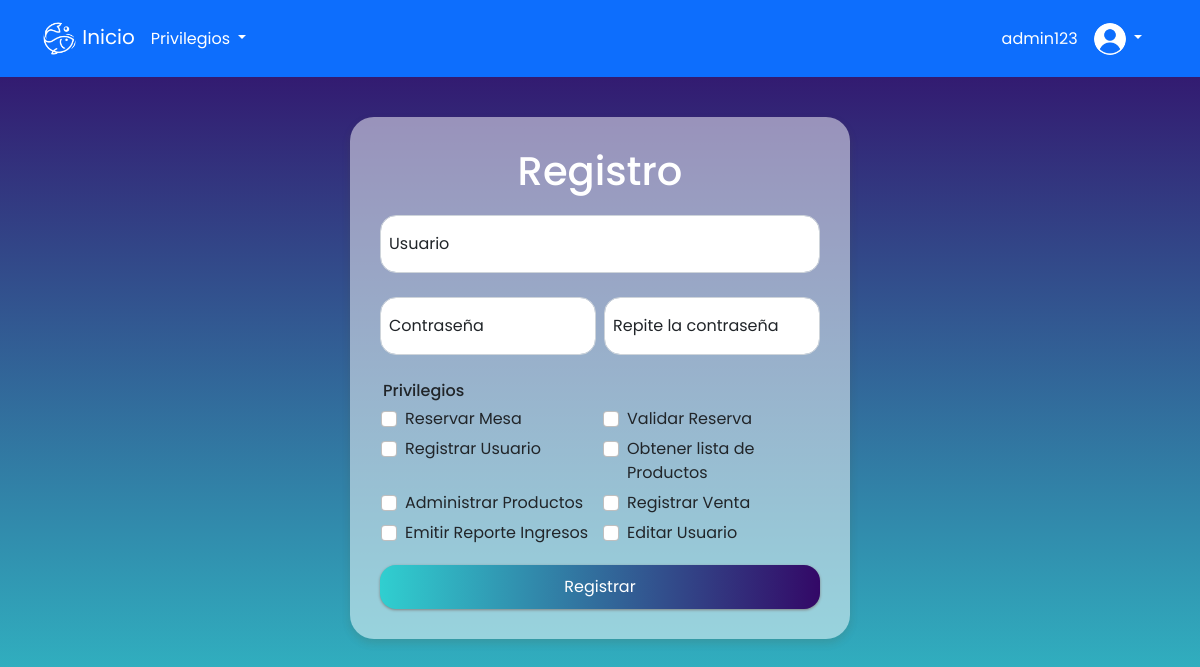
Page /shared/formPrincipal.php?btnRegistrarUsuario=true (signed in) on the committed database.
### tables this page shows
CREATE TABLE `privilegios` (
  `idPrivilegio` int(11) NOT NULL,
  `nombrePrivilegios` varchar(255) DEFAULT NULL
);

### registrarUsuario/controlRegistrarUsuario.php (called while the page is built, shortened)
<?php
class controlRegistrarUsuario{
    public function listarPrivilegio(){
        include_once("../modelo/entidadPrivilegio.php");
        $objUsuario = new entidadPrivilegio;
        $privilegios = $objUsuario->obtenerAllPrivilegios();
        include_once("../registrarUsuario/formRegistrarUsuario.php");
        $obj = new formRegistrarUsuario;
        $obj->formRegistrarUsuarioShow($privilegios);
    }
}
?>

### modelo/entidadPrivilegio.php (called while the page is built, shortened)
<?php
class entidadPrivilegio{
    public function obtenerAllPrivilegios(){
        $connection = conexionSingleton::getInstance();
        $con = $connection->getConnection();
        $sql = "SELECT nombrePrivilegios AS privilegio
        FROM privilegios";
        $query = mysqli_query($con, $sql);
        $resultados = array();
        while ($fila=mysqli_fetch_array($query, MYSQLI_ASSOC)) {
            $resultados[] = $fila;
        }
        if($query){
            return $resultados;
        }
    }
}
?>

### registrarUsuario/formRegistrarUsuario.php (the view, shortened to what this page needs)
<?php
include_once("../shared/navbar.php");
class formRegistrarUsuario extends navbar{
    public function formRegistrarUsuarioShow($privilegios, $enlace = "../registrarUsuario/getRegistrarUsuario.php"){
?>
    <!DOCTYPE html>
    <html lang="es">
    <head>
        <link href="https://cdn.jsdelivr.net/npm/bootstrap@5.0.2/dist/css/bootstrap.min.css" rel="stylesheet">
    </head>
    <body>
        <div class="background-container">
            <div class="col-md-5 container-form ">
                <h1 class="titulo">Registro</h1>
                <form action="<?=$enlace?>" method="POST" class="row g-2">
                    <div class="form-floating mb-3">
                        <input type="text" class="form-control input-container" id="usuario" placeholder="usuario" name="usuario">
                        <label for="usuario">Usuario</label>
                    </div>
                    <div class="form-floating mb-3 col-md-6">
                        <input type="password" class="form-control input-container" id="password" placeholder="password" name="password">
                        <label for="password">Contraseña</label>
                    </div>
                    <div class="form-floating mb-3 col-md-6">
                        <input type="password" class="form-control input-container" id="nombre" placeholder="nombre" name="repassword">
                        <label for="nombre">Repite la contraseña</label>
                    </div>
                    <div class="row g-1 privilegio-container">
                        <span class="title-privilegios">Privilegios</span>
                        <?php
                            for ($i=0; $i < count($privilegios); $i++) {
                        ?>
                            <div class="form-check col-md-6">
                                <input class="form-check-input" type="checkbox" name="privilegio[<?=$i?>]" value="<?=$privilegios[$i]["privilegio"]?>" id="privilegio<?=$i+1?>">
                                <label class="form-check-label" for="privilegio<?=$i+1?>"><?=$privilegios[$i]["privilegio"]?></label>
                            </div>
                        <?php
                            }
                        ?>
                    </div>
                    <div class="d-grid gap-2">
                        <input type="submit" class="btn btn-primary btnEnviar" name="btnEnviar" value="Registrar">
                    </div>
                    <link rel="stylesheet" href="../registrarUsuario/registrarUsuario.css?v=<?php echo(rand()); ?>" />
                </form>
            </div>
        </div>
    </body>
    </html>
<?php
    }
}
?>

### registrarUsuario/registrarUsuario.css (style rules this page uses)
body { background-image: linear-gradient(to top, #30cfd0 0%, #330867 100%); background-size: cover; background-repeat: no-repeat; background-position: center; background-attachment: fixed; }
* { font-family: 'Poppins', sans-serif; font-weight: 400; }
.titulo { color: white; text-align: center; margin-bottom: 20px; font-weight: 500; }
.container-form { margin: 0 auto; margin-top: 40px; padding: 30px; background-color: rgba(255, 255, 255, 0.5); box-shadow: 0px 4px 8px rgb(89 73 30 / 16%); border-radius: 1.5em; }
.btnEnviar { margin-top: 10px; background-image: linear-gradient(to right, #30cfd0 0%, #330867 100%); border: none; box-shadow: 0px 1px 3px rgb(128, 128, 128); border-radius: 1em; padding: 10px; }
.input-container { border-radius: 1em; }
.title-privilegios { font-weight: 500; }
.privilegio-container { position: relative; left: 5px; }

### rows in the picture
privilegios: nombrePrivilegios "Reservar Mesa"
privilegios: nombrePrivilegios "Validar Reserva"
privilegios: nombrePrivilegios "Registrar Usuario"
privilegios: nombrePrivilegios "Obtener lista de Productos"
privilegios: nombrePrivilegios "Administrar Productos"
privilegios: nombrePrivilegios "Registrar Venta"
privilegios: nombrePrivilegios "Emitir Reporte Ingresos"
privilegios: nombrePrivilegios "Editar Usuario"

### other values in the picture
$usuario "admin123"
